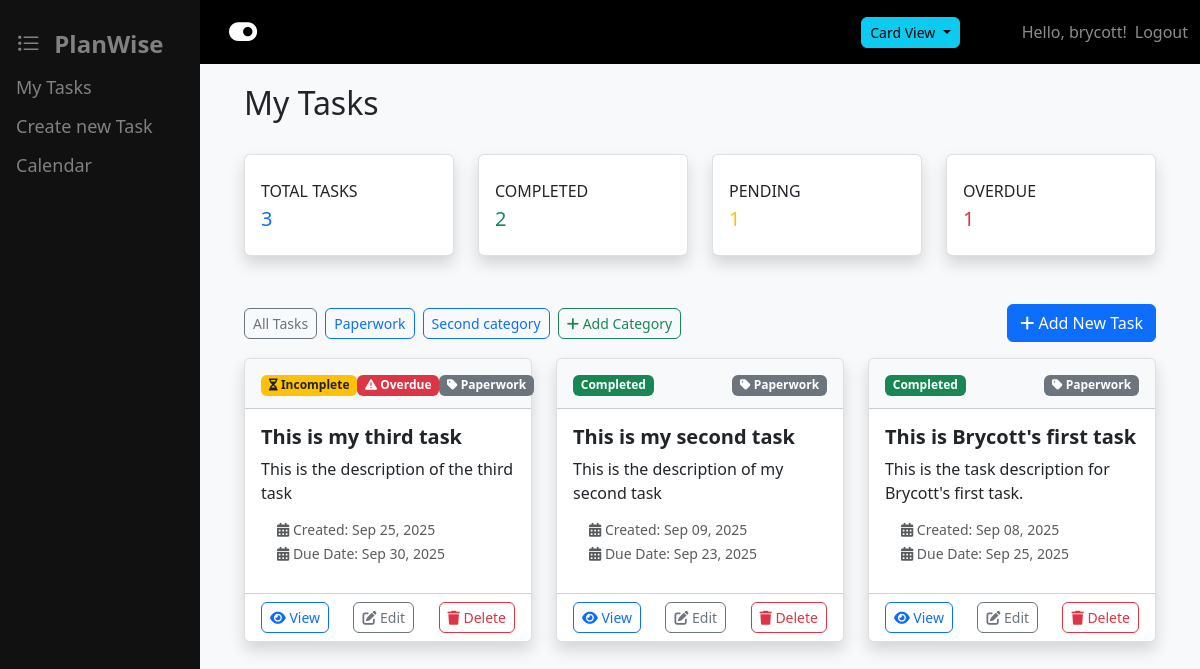
The page / (signed in) on the database as committed earlier.
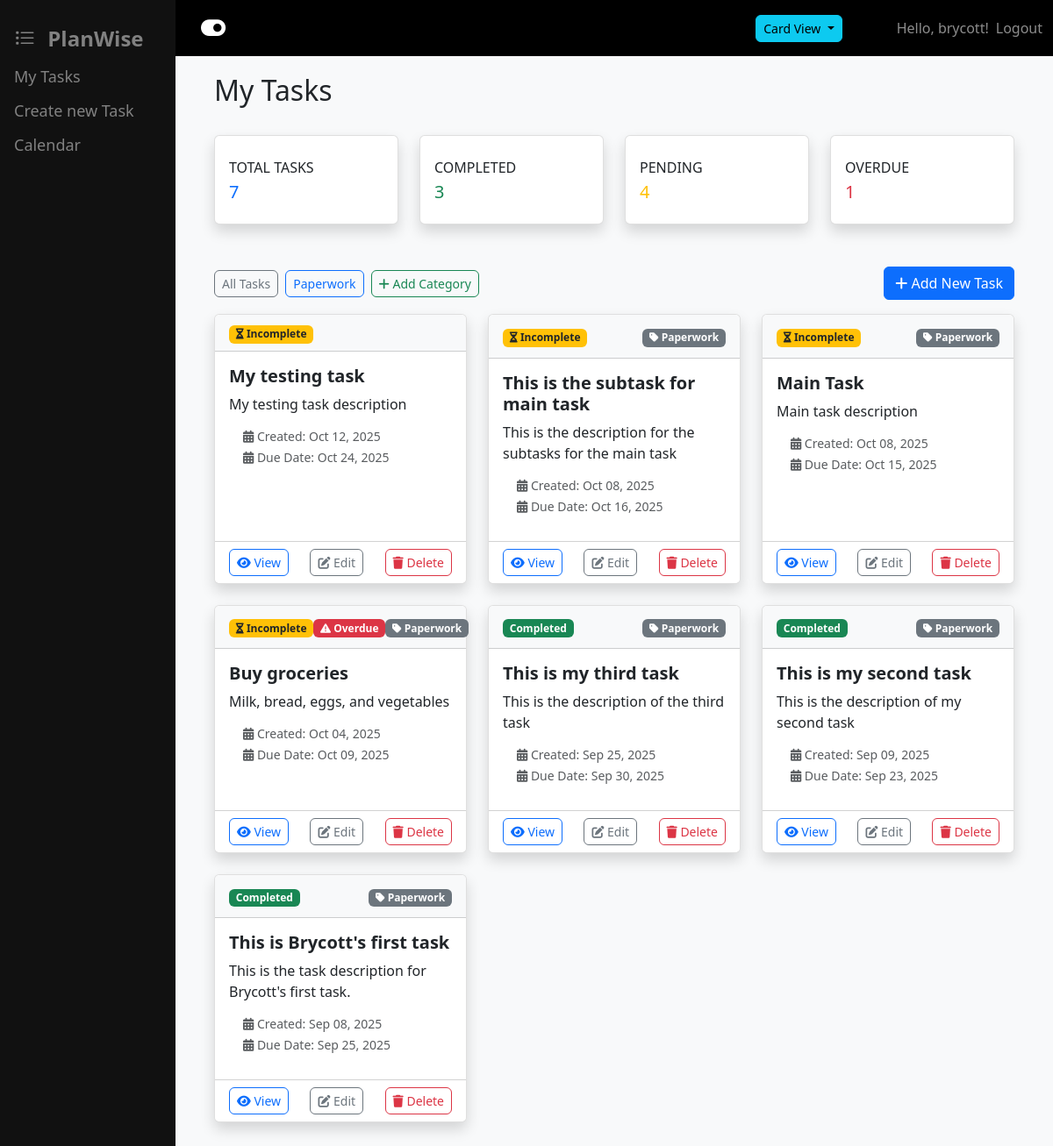
The same page on the database as committed later.
### tasks/models.py (models this page shows, shortened)
class Category(models.Model):
    user = models.ForeignKey(User, on_delete=models.CASCADE, null=True, blank=True)
    name = models.CharField(max_length=100)
    class Meta:
        verbose_name_plural = "Categories"
    def __str__(self):
        return self.name

class Task(models.Model):
    PRIORITY_CHOICES = [
        ('low', 'Low'),
        ('medium', 'Medium'),
        ('high', 'High'),
    ]
    title = models.CharField(max_length=200)
    description = models.TextField(blank=True)
    due_date = models.DateField(null=True, blank=True)
    category = models.ForeignKey(Category, on_delete=models.PROTECT, null=True, blank=True)
    is_completed = models.BooleanField(default=False)
    created_at = models.DateTimeField(auto_now_add=True)
    updated_at = models.DateTimeField(auto_now=True)
    user = models.ForeignKey(User, on_delete=models.CASCADE)
    class Meta:
        ordering = ['-created_at']

### tasks/views.py (the view)
# urls.py: path('', views.TaskListView.as_view(), name='task_list'),
class TaskListView(LoginRequiredMixin, ListView):
    model = Task
    template_name = 'tasks/task_list.html'
    context_object_name = 'tasks'
    def get_queryset(self):
        return Task.objects.filter(user=self.request.user).select_related('category')
    def get_context_data(self, **kwargs):
        context = super().get_context_data(**kwargs)
        tasks_query = self.get_queryset()
        context['total_tasks'] = tasks_query.count()
        context['completed_tasks'] = tasks_query.filter(is_completed=True).count()
        context['pending_tasks'] = tasks_query.filter(is_completed=False).count()
        context['overdue_tasks'] = tasks_query.filter(due_date__lt=timezone.now().date(), is_completed=False).count()
        context['today'] = timezone.now().date()
        context['categories'] = Category.objects.all()
        return context

### tasks/templates/tasks/task_list.html (shortened to what this page needs)
{% extends 'base.html' %}
{% block content %}
<div class="container task-list">
    <div class="d-flex justify-content-between align-items-center mb-4">
        <h2>My Tasks</h2>
    </div>
    <div class="row mb-4">
        <div class="col-xl-3 col-md-6 mb-4">
            <div class="card border-left-primary shadow h-100 py-2">
                <div class="card-body">
                    <div class="row no-gutters align-items-center">
                        <div class="col mr-2">
                            <div class="text-xs font-weight-bold text-uppercase mb-1">Total Tasks</div>
                            <div class="h5 mb-0 font-weight-bold text-primary">{{ total_tasks }}</div>
                        </div>
                    </div>
                </div>
            </div>
        </div>
        <div class="col-xl-3 col-md-6 mb-4">
            <div class="card border-left-success shadow h-100 py-2">
                <div class="card-body">
                    <div class="row no-gutters align-items-center">
                        <div class="col mr-2">
                            <div class="text-xs font-weight-bold  text-uppercase mb-1">Completed</div>
                            <div class="h5 mb-0 font-weight-bold text-success">{{ completed_tasks }}</div>
                        </div>
                    </div>
                </div>
            </div>
        </div>
        <div class="col-xl-3 col-md-6 mb-4">
            <div class="card border-left-warning shadow h-100 py-2">
                <div class="card-body">
                    <div class="row no-gutters align-items-center">
                        <div class="col mr-2">
                            <div class="text-xs font-weight-bold  text-uppercase mb-1">Pending</div>
                            <div class="h5 mb-0 font-weight-bold text-warning">{{ pending_tasks }}</div>
                        </div>
                    </div>
                </div>
            </div>
        </div>
        <div class="col-xl-3 col-md-6 mb-4">
            <div class="card border-left-danger shadow h-100 py-2">
                <div class="card-body">
                    <div class="row no-gutters align-items-center">
                        <div class="col mr-2">
                            <div class="text-xs font-weight-bold  text-uppercase mb-1">Overdue</div>
                            <div class="h5 mb-0 font-weight-bold text-danger">{{ overdue_tasks }}</div>
                        </div>
                    </div>
                </div>
            </div>
        </div>
    </div>
    <div class="row mb-3">
        <div class="col-md-12 d-flex justify-content-between align-items-center">
            <div class="d-flex flex-wrap gap-2">
                <a href="{% url 'tasks:task_list' %}" class="btn btn-outline-secondary btn-sm">All Tasks</a>
                {% for category in categories %}
                    <a href="{% url 'tasks:tasks_by_category' category.id %}" class="btn btn-outline-primary btn-sm">{{ category.name }}</a>
                {% endfor %}
                <a href="{% url 'tasks:category_create' %}" class="btn btn-outline-success btn-sm">
                    <i class="fas fa-plus"></i> Add Category
                </a>
            </div>
            <div>
                <a href="{% url 'tasks:task_create' %}" class="btn btn-primary">
                    <i class="fas fa-plus"></i> Add New Task
                </a>
            </div>
        </div>
    </div>
    {% if tasks %}
    <div id="cardView" class="row">
        {% for task in tasks %}
            <div class="col-md-6 col-lg-4 mb-4">
                <div class="card shadow h-100 {% if task.completed %}border-success{% endif %}">
                    <div class="card-header bg-light d-flex justify-content-between align-items-center">
                        <div class="d-flex align-items-center justify-content-between w-100">
                            <div>
                            {% if task.is_completed %}
                                <span class="badge bg-success"></i> Completed</span>
                            {% else %}
                                <span class="badge bg-warning text-dark"><i class="fas fa-hourglass-half"></i> Incomplete</span>
                            {% endif %}
                            </div>
                            <div>
                                {% if task.due_date < today and not task.is_completed %}
                                    <span class="badge bg-danger"><i class="fas fa-exclamation-triangle"></i> Overdue</span>
                                {% endif %}
                            </div>
                            <div>
                            {% if task.category %}
                                <li class="list-group-item py-1">
                                    <span class="badge bg-secondary">
                                        <i class="fas fa-tag"></i> {{ task.category.name }}
                                    </span>
                                </li>
                            {% endif %}
                            </div>
                        </div>
                    </div>
                    <div class="card-body">
                        <h5 class="card-title mb-2">
                            {{ task.title }}
                        </h5>
                        <p class="card-text mb-2">{{ task.description|truncatewords:20 }}</p>
                        <ul class="list-group list-group-flush mb-2">
                            <li class="list-group-item py-1">
                                <small class="text-muted"><i class="fas fa-calendar-alt"></i> Created: {{ task.created_at|date:"M d, Y" }}</small>
                                <br>
                                <small class="text-muted"><i class="fas fa-calendar-alt"></i> Due Date: {{ task.due_date |date:"M d, Y" }}</small>
                            </li>
                        </ul>
                    </div>
                    <div class="card-footer bg-white d-flex justify-content-between align-items-center">
                        <a href="{% url 'tasks:task_detail' task.pk %}" class="btn btn-sm btn-outline-primary">
                            <i class="fas fa-eye"></i> View
                        </a>
                        <a href="{% url 'tasks:task_update' task.pk %}" class="btn btn-sm btn-outline-secondary">
                            <i class="fas fa-edit"></i> Edit
                        </a>
                        <form action="{% url 'tasks:task_delete' task.pk %}" method="post" class="d-inline"
                              onsubmit="return confirm('Are you sure you want to delete this task?');">
                            <button type="submit" class="btn btn-sm btn-outline-danger">
                                <i class="fas fa-trash"></i> Delete
                            </button>
                        </form>
                    </div>
                </div>
            </div>
        {% endfor %}
    </div>
    {% endif %}
</div>
{% endblock %}

### Templates/base.html (shortened to what this page needs)
{% load static %}
<!DOCTYPE html>
<html lang="en">
<head>
    <link href="https://cdn.jsdelivr.net/npm/bootstrap@5.3.0/dist/css/bootstrap.min.css" rel="stylesheet">
    <link rel="stylesheet" href="https://cdnjs.cloudflare.com/ajax/libs/font-awesome/6.4.0/css/all.min.css">
    <link rel="stylesheet" href="https://cdn.jsdelivr.net/npm/bootstrap-icons@1.11.3/font/bootstrap-icons.min.css">
    <link rel="stylesheet" href="{% static 'css/styles.css' %}?v=2">
</head>
<body>
    {% if user.is_authenticated %}
    <div class="sidenav">
        <a class="navbar-brand fs-4" href="{% url 'tasks:task_list' %}">
                <i class="bi bi-list-task fs-4 me-2"></i> PlanWise
            </a>
        <a class="nav-link" href="{% url 'tasks:task_list' %}">My Tasks</a>
        <a href="{% url 'tasks:task_create' %}">Create new Task</a>
        <a href="{% url 'tasks:task_calendar' %}">Calendar</a>
    </div>
    {% endif %}
    <nav class="navbar navbar-expand-lg navbar-dark ">
        <div class="container">
           {% if user.is_authenticated %}
            <button id="sidebarToggle" class="btn btn-lg" type="button" aria-label="Collapse sidebar" title="Collapse sidebar">
                 <i id="sidebarToggleIcon" class="fa-solid fa-toggle-on fa-lg text-white"></i>
           </button>
              {% endif %}
            <div class="collapse navbar-collapse justify-content-between" id="navbarNav">
                {% if user.is_authenticated %}
                <ul class="navbar-nav d-flex align-items-center justify-content-end w-75" style="height: 100%;">
                    <li class="nav-item">
                         <div class="d-flex align-items-center" style="height: 100%;">
                            <div class="dropdown">
                                <button class="btn btn-info btn-sm dropdown-toggle" type="button" id="viewDropdown" data-bs-toggle="dropdown" aria-expanded="false">
                                    <span id="currentViewLabel">Card View</span>
                                </button>
                            </div>
                        </div>
                    </li>
                </ul>
                {% endif %}
                <ul class="navbar-nav">
                    {% if user.is_authenticated %}
                        <li class="nav-item">
                            <span class="navbar-text me-2">Hello, {{ user.username }}!</span>
                        </li>
                        <li class="nav-item">
                            <form method="post" action="{% url 'logout' %}" style="display:inline;">
                                <button type="submit" class="nav-link btn btn-link" style="padding:0;">Logout</button>
                            </form>
                        </li>
                    {% endif %}
                </ul>
            </div>
        </div>
    </nav>
    <div class="container-fluid bg-light min-vh-100">
        <div class=" main" name="content" id="content">
            {% block content %}
            {% endblock %}
        </div>
</div>
</body>
</html>

### static/css/styles.css (style rules this page uses)
body { background: black !important; }
.card { box-shadow: 0 0.125rem 0.25rem rgba(0, 0, 0, 0.075); border: 1px solid rgba(0, 0, 0, 0.125); }
.btn { border-radius: 0.375rem; }
.badge { font-size: 0.75em; }
.card-title { font-weight: 600; }
.navbar-brand { font-weight: 700; }
.sidenav { height: 100%; width: 200px; position: fixed; z-index: 1; top: 0; left: 0; background-color: #111; overflow-x: hidden; padding-top: 20px; }
.sidenav a { padding: 6px 8px 6px 16px; text-decoration: none; font-size: 18px; color: #818181; display: block; }
:root { --sidebar-width: 200px; }
.sidenav { width: var(--sidebar-width); }
.main { margin-left: var(--sidebar-width); padding: 20px; }
.navbar { margin-left: var(--sidebar-width); }
.sidenav, .main, .navbar { transition: margin-left .25s ease, width .25s ease, padding .25s ease; }

Rows that differ between the two databases and show on the page:
removed Category: name "Second category"
added Task: is_completed False (drawn), title "My testing task", description "My testing task description", created_at "Oct 12, 2025", due_date "Oct 24, 2025"
added Task: is_completed False (drawn), category.name "Paperwork", title "This is the subtask for main task", description "This is the description for the subtasks for the main task", created_at "Oct 08, 2025", due_date "Oct 16, 2025"
added Task: is_completed False (drawn), category.name "Paperwork", title "Main Task", description "Main task description", created_at "Oct 08, 2025", due_date "Oct 15, 2025"
added Task: is_completed False (drawn), category.name "Paperwork", title "Buy groceries", description "Milk, bread, eggs, and vegetables", created_at "Oct 04, 2025", due_date "Oct 09, 2025"
changed Task "This is my third task": is_completed "Incomplete Overdue" → "Completed"
Other text that changed with them:
{{ total_tasks }}: "3" → "7"
{{ completed_tasks }}: "2" → "3"
{{ pending_tasks }}: "1" → "4"
